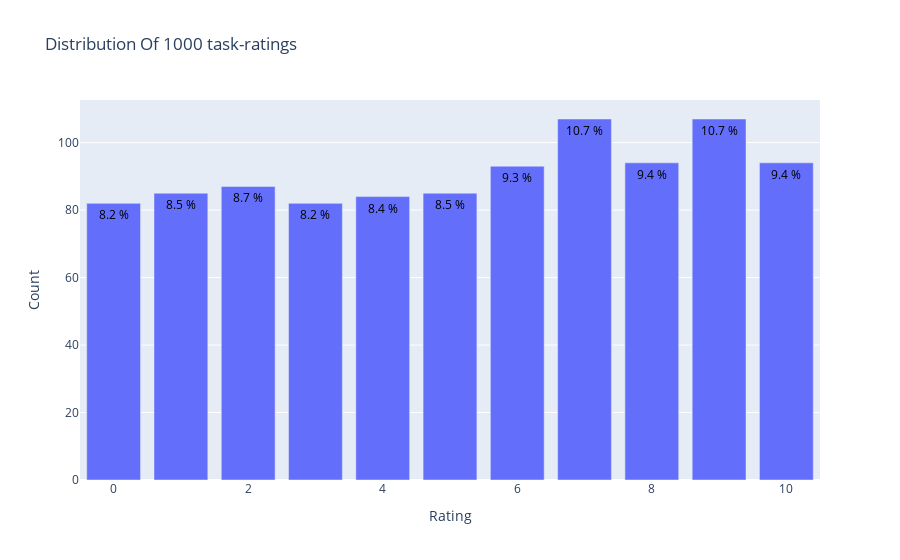

The notebook cell this image was saved under:
### Code cell
columns2 =['TaskId','TaskName','Task']
tasks = pd.read_csv('DataRecommenderSystem/TasksInterviewVisitor.csv', sep=',', names = columns2, encoding='latin-1')
task_names = tasks[['TaskId','TaskName','Task']]
task_names.head()

#add
data = frame['rating'].value_counts().sort_index(ascending=False)
trace = go.Bar(x = data.index,
               text = ['{:.1f} %'.format(val) for val in (data.values / frame.shape[0] * 100)],
               textposition = 'auto',
               textfont = dict(color = '#000000'),
               y = data.values,
               )
# Create layout
layout = dict(title = 'Distribution Of {} task-ratings'.format(frame.shape[0]),
              xaxis = dict(title = 'Rating'),
              yaxis = dict(title = 'Count'))
# Create plot
fig = go.Figure(data=[trace], layout=layout)
iplot(fig)


#add

### Figure 1 — Plotly figure (JSON) as saved in the notebook; plotly's stock layout.template omitted (floating-point values rounded to 4 significant figures)
{"data": [{"text": ["9.4 %", "10.7 %", "9.4 %", "10.7 %", "9.3 %", "8.5 %", "8.4 %", "8.2 %", "8.7 %", "8.5 %", "8.2 %"], "textfont": {"color": "#000000"}, "textposition": "auto", "type": "bar", "x": [10, 9, 8, 7, 6, 5, 4, 3, 2, 1, 0], "y": [94, 107, 94, 107, 93, 85, 84, 82, 87, 85, 82]}], "layout": {"title": {"text": "Distribution Of 1000 task-ratings"}, "xaxis": {"title": {"text": "Rating"}}, "yaxis": {"title": {"text": "Count"}}}}
